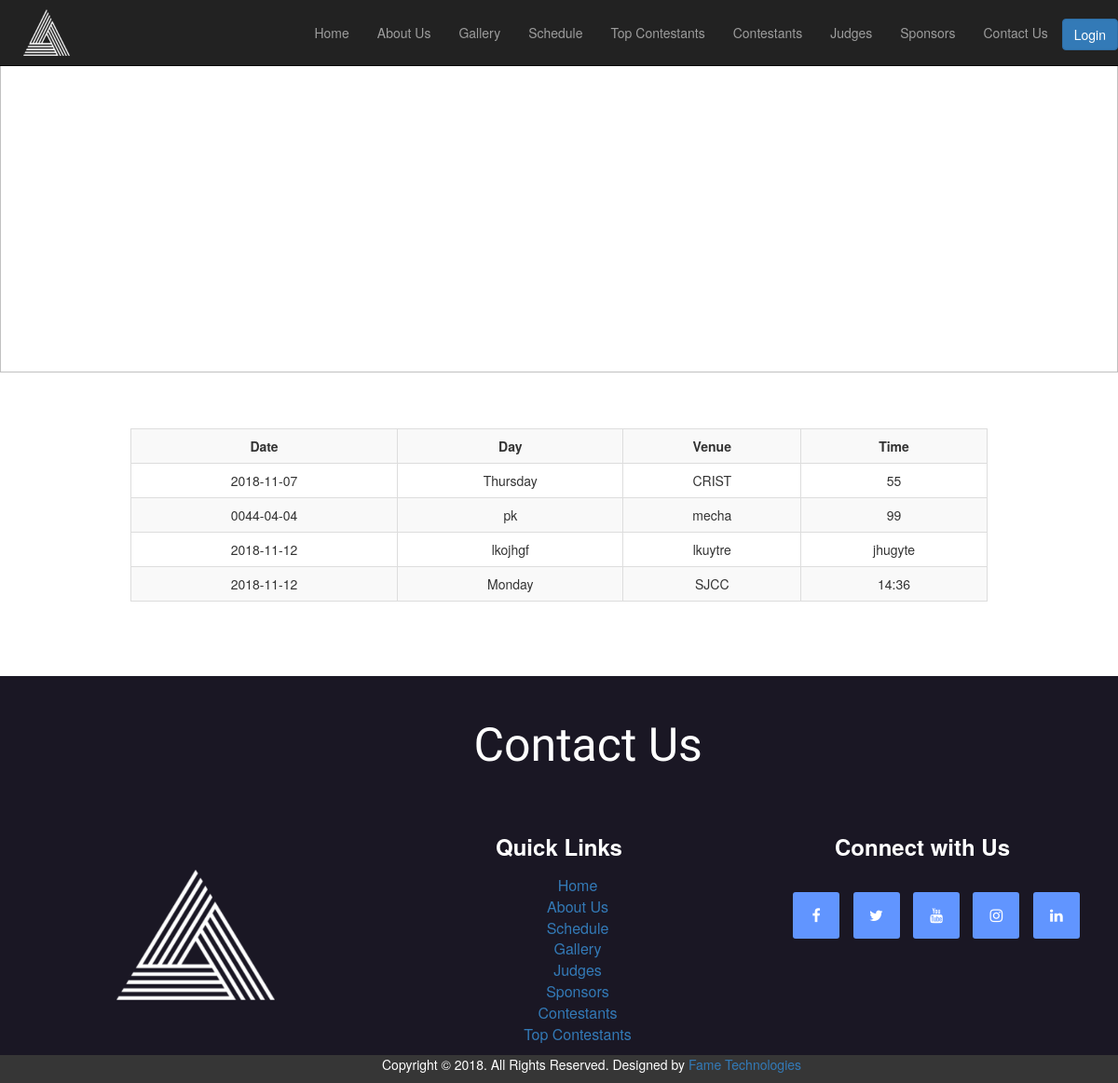
The app's page /cupcake-master/schedule.php with its own data.
### tables this page shows
CREATE TABLE `schedule` (
  `date` date NOT NULL,
  `day` varchar(100) NOT NULL,
  `venu` varchar(100) NOT NULL,
  `time` varchar(100) NOT NULL,
  `id` int(11) NOT NULL AUTO_INCREMENT,
  PRIMARY KEY (`id`)
);

### cupcake-master/schedule.php (the view, shortened to what this page needs)
<?php
include("include.php");
?>
<!DOCTYPE html>
<html>
<head>
    <link rel="stylesheet" href="css/style.css" />
    <link rel="stylesheet" href="css/infinite-slider.css" />
    <link rel="stylesheet" href="https://maxcdn.bootstrapcdn.com/bootstrap/3.3.7/css/bootstrap.min.css"
>
    <link rel="stylesheet" href="https://cdnjs.cloudflare.com/ajax/libs/font-awesome/4.7.0/css/font-awesome.css" />
</head>
<body>
    <nav class="navbar navbar-inverse navbar-fixed-top">
        <div class="container-fluid">
            <div class="navbar-header" style="padding: 10px;">
                <a class="navbar-brand" href="index.html">
                    <img alt="Brand" src="images/LogoMakr_5es2Bi.png" height="50px;" width="50px;" style="margin-top: -30%; overflow: hidden;">
                </a>
            </div>
            <div class="collapse navbar-collapse" id="bs-example-navbar-collapse-1">
                <ul class="nav navbar-nav navbar-right " style="margin-top: 10px;">
                    <li>
                        <a href="index.php">Home</a>
                    </li>
                    <li>
                        <a href="index.php#about">About Us</a>
                    </li>
                    <li>
                        <a href="index.php#gallery">Gallery</a>
                    </li>
                    <li>
                        <a href="schedule.php">Schedule</a>
                    </li>
                    <li>
                        <a href="topcont.php">Top Contestants</a>
                    </li>
                    <li>
                        <a href="cont.php">Contestants</a>
                    </li>
                    <li>
                        <a href="index.php#judges">Judges</a>
                    </li>
                    <li>
                        <a href="index.php#sponsors">Sponsors</a>
                    </li>
                    <li>
                        <a href="index.php#contact">Contact Us</a>
                    </li>
                    <li>
                        <button type="Login" class="btn btn-primary" style="color: #fff; margin-top: 10px;" data-toggle="modal" data-target="#loginModal">Login</button>
                    </li>
                </ul>
            </div>
        </div>
    </nav>
    <section id="bp_banner" style="background: #fff; overflow-x: hidden">
        <img src="./images/purple_glitter.jpg" height="400;" style="width:100vw;">
        <div class="hero-text">
            <h1 style="color: #fff; text-align: center; z-index: 1; font-size: 50px;">Schedule</h1>
        </div>
    </section>
    <section id="sched" style="margin-top: 5%; margin-bottom: 5%;">
    <div class="row">
        <div class="container">
        <div class="col-md-10 col-md-push-1">
    <table class="table table-hover table-bordered table-striped table-responsive" style="text-align: center;">
        <tr>
            <th style="text-align: center;">Date </th>
            <th style="text-align: center;">Day </th>
            <th style="text-align: center;">Venue </th>
            <th style="text-align: center;">Time </th>
        </tr>
        <?php
$query=mysqli_query($con,"SELECT * FROM schedule");
    while($row = mysqli_fetch_assoc($query)) {
        echo "<tr>
                <td>{$row['date']}</td>
                <td>{$row['day']}</td>
                <td>{$row['venu']}</td>
                <td>{$row['time']}</td>
            </tr>";
}
?>
    </table>
    </div>
    </div>
    </section>
    <section id="sponsors" style="background: #1a1724;">
        <div class="container">
            <div class="row">
                <div class="col-md-10 col-md-push-2">
                    <h1 style="font-family: 'Germania One', cursive; color: #fff;  font-size: 50px;margin-bottom: 5%; margin-top: 5%; margin-left: 30%;">Contact Us</h1>
                </div>
                <div class="col-md-4" style="margin-top: 5%; ">
                    <center>
                        <img src="images/LogoMakr_5es2Bi.png" height="140px;" width="170px;">
                    </center>
                </div>
                <div class="col-md-4" style="font-size: 16px; color: #fff;">
                    <center>
                        <h3>
                            <b>Quick Links</b>
                        </h3>
                        <ul style="list-style: none; margin-top: 5%;">
                            <li>
                                <a href="index.html">Home</a>
                            </li>
                            <li>
                                <a href="index.html#about">About Us</a>
                            </li>
                            <li>
                                <a href="schedule.html">Schedule</a>
                            </li>
                            <li>
                                <a href="index.html#gallery">Gallery</a>
                            </li>
                            <li>
                                <a href="index.html#judges">Judges</a>
                            </li>
                            <li>
                                <a href="index.html#sponsors">Sponsors</a>
                            </li>
                            <li>
                                <a href="cont.html">Contestants</a>
                            </li>
                            <li>
                                <a href="topcont.html">Top Contestants</a>
                            </li>
                        </ul>
                    </center>
                </div>
                <div class="col-md-4" style="font-size: 16px; color: #fff;">
                    <center>
                        <h3>
                            <b>Connect with Us</b>
                        </h3>
                        <ul class="footer-follow">
                            <li>
                                <a href="#">
                                    <i class="fa fa-facebook"></i>
                                </a>
                            </li>
                            <li>
                                <a href="#">
                                    <i class="fa fa-twitter"></i>
                                </a>
                            </li>
                            <li>
                                <a href="#">
                                    <i class="fa fa-youtube"></i>
                                </a>
                            </li>
                            <li>
                                <a href="#">
                                    <i class="fa fa-instagram"></i>
                                </a>
                            </li>
                            <li>
                                <a href="#">
                                    <i class="fa fa-linkedin"></i>
                                </a>
                            </li>
                        </ul>
                    </center>
                </div>
            </div>
        </div>
    </section>
    <div class="row" style="background: rgb(54, 54, 54); color: #fff;">
        <div class="col-md-8 col-md-push-4">
            <div class="footer-copyright">
                <p>Copyright © 2018. All Rights Reserved. Designed by
                    <a href="http://fametechnologies.in/" target="_blank">Fame Technologies</a>
                </p>
            </div>
        </div>
    </div>
</body>
</html>

### cupcake-master/css/style.css (style rules this page uses)
.footer-follow { text-align: center; margin-bottom: 20px; margin-top: 10%; }
.footer-follow li { display: inline-block; margin-right: 10px; margin-bottom: 13px; }
.footer-follow li a { display: inline-block; width: 50px; height: 50px; line-height: 50px; text-align: center; border-radius: 3px; background-color: #6195FF; color:#FFF; }
.hero-text h1 { top: 30%; left:20%; position: absolute; font-family: Germania One; font-size: 60px; letter-spacing: 2px; }

### cupcake-master/schedule.php (style rules this page uses)
html, body { overflow-x: hidden; }
@media (max-width: 1366px) { #bp_banner .hero-text h1 { bottom: 5%; margin-top: -210px; left: 40%; } }
@media (max-width: 1500px) { #bp_banner .hero-text h1 { bottom: 5%; margin-top: -10px; margin-left: 5%; left: 40%; } }

### records on screen
schedule: date "2018-11-07", day "Thursday", venu "CRIST", time "55"
schedule: date "0044-04-04", day "pk", venu "mecha", time "99"
schedule: date "2018-11-12", day "lkojhgf", venu "lkuytre", time "jhugyte"
schedule: date "2018-11-12", day "Monday", venu "SJCC", time "14:36"
